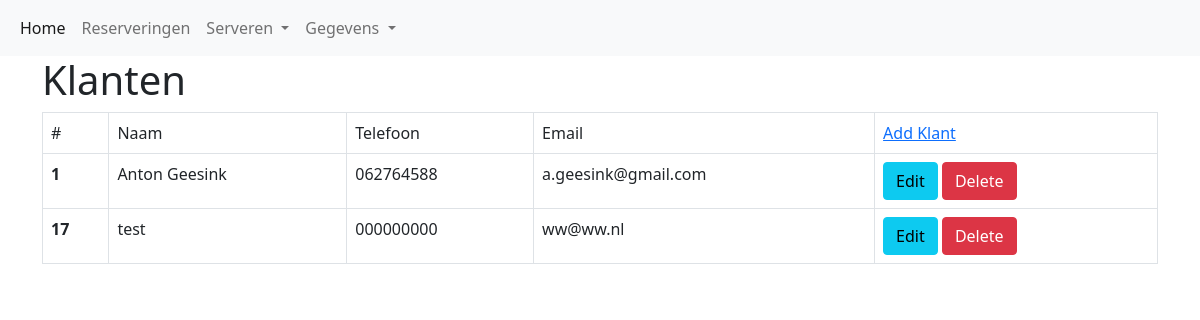
Page /klanten.php on the committed database.
### tables this page shows
CREATE TABLE `klanten` (
  `ID` int(11) NOT NULL,
  `naam` varchar(20) NOT NULL,
  `telefoon` varchar(11) NOT NULL,
  `email` varchar(128) NOT NULL
);

### klanten.php (the view, shortened to what this page needs)
<?php
include_once 'config.php';
include 'header.php';
$sql="SELECT * FROM klanten";
$result=mysqli_query($link, $sql);
?>
<!DOCTYPE html>
<html lang="en">
<head>
    <link href="https://cdn.jsdelivr.net/npm/bootstrap@5.1.3/dist/css/bootstrap.min.css" rel="stylesheet">
</head>
<body>
    <div class="container">
        <div class="page-header">
            <h1>Klanten</h1>
        </div>
    <form action="" method="post">
    <table class='table table-hover table-responsive table-bordered'>
        <tr class="listheader">
            <td>#</td>
            <td>Naam</td>
            <td>Telefoon</td>
            <td>Email</td>
            <td><a href="CRUD/create.php" class="link"> Add Klant</a></div>
        <?php if($result->num_rows > 0): ?>
<?php while($row=mysqli_fetch_array($result)) : ?>
    <tr>
        <th scope="row"> <?php echo $row['ID']; ?></th>
        <td><?php echo $row['naam']; ?></td>
        <td><?php echo $row['telefoon']; ?></td>
        <td><?php echo $row['email']; ?></td>
        <td><a class="btn btn-info" href="CRUD/update.php?ID=<?php echo $row['ID']; ?>">Edit</a>
        <a class="btn btn-danger" href="CRUD/delete.php?ID=<?php echo $row['ID']; ?>">Delete</a></td>
    </tr>
        <?php endwhile; ?>
        <?php else: ?>
        <?php endif; ?>
</body>
</html>

### rows in the picture
klanten: ID "1", naam "Anton Geesink", telefoon "062764588", email "a.geesink@gmail.com"
klanten: ID "17", naam "test", telefoon "000000000", email "ww@ww.nl"
